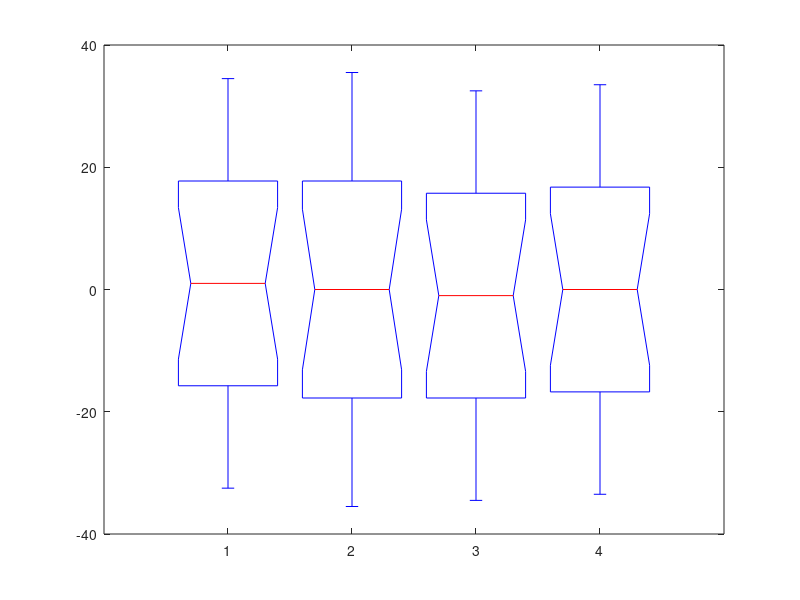

MATLAB code to generate this figure: (Note: this script raises an error after producing the figure.)
clear all
clc
%specify levels for each feature
%three features in total
newfName = 'uniqueF3_F1F2_3levels_Cattest_candidate';
F1_level = [10 15 20];
F2_level = [20 15 10];
New_level = [12 15 18];



F1_level_num = length(F1_level);
F2_level_num = length(F2_level);

mtr = ones(F2_level_num,F1_level_num);
start = F1_level_num;
step = [1,2,3];

total = [3,6,9];
%total = [3,5,7];%sum for each level
F3Set = 4;%2 train cat; 2 test cat; 2 memory test
%%%
F3 = 1:(sum(total)*F3Set);
for ii = 1:F3Set
    ff3(ii).orig = F3(ii:F3Set:end);
    ff3(ii).t(1).x = ff3(ii).orig(1:F3Set:end);
    ff3(ii).t(2).x = ff3(ii).orig(2:F3Set:end);
    ff3(ii).t(3).x = ff3(ii).orig(3:F3Set:end);
    ff3(ii).t(4).x = ff3(ii).orig(4:F3Set:end);
end

sets = [
    4,1,2,3;
    3,4,1,2;
    2,3,4,1];

%sets = sets(randperm(size(sets,1)),:);

for in = 1:size(sets,1)
    index = sets(in,:);
    ff3(1).orig(in:F3Set:end)=ff3(index(1)).t(in).x;
    ff3(2).orig(in:F3Set:end)=ff3(index(2)).t(in).x;
    ff3(3).orig(in:F3Set:end)=ff3(index(3)).t(in).x;
    ff3(4).orig(in:F3Set:end)=ff3(index(4)).t(in).x;
end

for ii = 1:F3Set
    testmtr(:,ii)=ff3(ii).orig';
end
anova1(testmtr)

close all
%F1:
for currLevel = 1:3%loop through each level -- all possible ways to sum up as total
    if sum(mtr(:,currLevel)) ~= total(currLevel)
        partitions_mtr = partitions(total(currLevel));
        
        f = 1;
        for irow = 1:size(partitions_mtr,1)
            row = partitions_mtr(irow,:);
            for ii = 1:size(row,2)
                if row(ii)>0
                    com(ii).row = repmat(ii,1,row(ii));
                end
            end
            
            if length([com(:).row])==F1_level_num
                partition_results(currLevel).mtr(f,:) = [com(:).row];
                f=f+1;
            end
            clear com row
        end
    end
end


%generate all possible mtrs
first = ones(1,3);
index = 1;
for l2 = 1:size(partition_results(2).mtr,1)
    second = partition_results(2).mtr(l2,:);
    for l3 = 1:size(partition_results(3).mtr,1)
        third = partition_results(3).mtr(l3,:);
        final(index).mtr = [first;second;third];
        index = index+1;
    end
end

%calculate best performance
c = 1;
for ifinal = 1:length(final)
    final(ifinal).sumrow = sum(final(ifinal).mtr);
    final(ifinal).sumcol = sum(final(ifinal).mtr,2);
    
    temp = flipud(fliplr(final(ifinal).mtr));%mtr for the other category
    totalnum = temp+final(ifinal).mtr;
    
    cat1prob = temp./totalnum;
    cat2prob = final(ifinal).mtr./totalnum;
    
    for irow = 1:size(cat1prob,1)
        for icol = 1:size(cat1prob,2)
            larger_prob(irow,icol) = max(cat1prob(irow,icol),cat2prob(irow,icol));
            larger_prob(irow,icol) = larger_prob(irow,icol)*totalnum(irow,icol);
        end
    end
    totalprob = sum(sum(larger_prob));
    final(ifinal).optimal = totalprob/sum(sum(totalnum));
    
    if isequal(final(ifinal).sumrow,total)
        candidate(c).mtrCatA = final(ifinal).mtr;
        candidate(c).mtrCatB = temp;
        candidate(c).optima_per = final(ifinal).optimal;
        c = c+1;
    end
    clear temp
end
%%%%%%%%%%%%%%%%%%%%%%%%%%%%%%%%%%%%%%%%%%%%%%%%%%%%%%%%%%%%%%%%%%%%%%%%%%%%
%generate parameter list
for c = 1:length(candidate)
    newdir = [newfName,num2str(c,'%02d')];
    if ~exist(newdir)
        mkdir(newdir)
        cd(newdir)
    else
        cd(newdir)
    end
    
    %% category feature
    %%category feature for training
    paramA = [];
    paramB = [];
    for irow = 1:size(candidate(c).mtrCatA,1)
        tempF2 = F2_level(irow);
        for icol = 1:size(candidate(c).mtrCatA,2)
            tempF1 = F1_level(icol); 
            temp = [tempF1 tempF2];
            paramA = [paramA; repmat(temp,candidate(c).mtrCatA(irow,icol),1)];
            paramB = [paramB; repmat(temp,candidate(c).mtrCatB(irow,icol),1)];
        end
    end
    
    %%object feature for training
    Atemp3 = ff3(3).orig;
    Atemp3 = Atemp3(randperm(length(Atemp3)))';
    candidate(c).paramA = [paramA Atemp3];%F3(randperm(size(temp2,1)));
    
    Btemp3 = ff3(4).orig;
    Btemp3 = Btemp3(randperm(length(Btemp3)))';
    candidate(c).paramB = [paramB Btemp3];
    
    candidate(c).param = [candidate(c).paramA;candidate(c).paramB];
    
    %%%%Category labels
    Catlabels = zeros(size(candidate(c).param,1),1);
    Catlabels(1:length(Atemp3))=1;
    
    candidate(c).paramlabels = [candidate(c).param Catlabels eye(size(Catlabels,1))];

    %%%Plot
    color1 = [0.9 0.4 0.4];%color for category A (red)
    color2 = [0.4 0.4 0.9]; % color for category B (blue)
    C = [];
    for ii = 1:size(candidate(c).paramA,1)
        C = [C; color1];
    end
    
    for ii = 1:size(candidate(c).paramB,1)
        C = [C; color2];
    end
    
    for ii = 10:10:100
        h=figure(1);scatter3(candidate(c).param(:,1),candidate(c).param(:,2),candidate(c).param(:,3),120,C,'fill')
        view(ii,30)
        title(['candidate ' num2str(c) ' optimal ' num2str(candidate(c).optima_per) ' stimuli dimension train ',num2str(ii,'%03d')])
        img_name = ['candidate' num2str(c) 'optimal' num2str(candidate(c).optima_per) 'stimuli_dimension_train',num2str(ii,'%03d'),'.jpg'];
        %saveas(h,img_name)
        pause
    end
    
    %% Testing
    %%category feature for testing
    newparamA = zeros(size(paramA));
    newparamB = zeros(size(paramB));
    
    for ii = 1:length(New_level)
      newparamA(find(paramA==F1_level(ii)))=New_level(ii);  
      newparamB(find(paramB==F1_level(ii)))=New_level(ii);  
    end
    
    %%object feature for testing
    Newtemp3A = ff3(1).orig;
    Newtemp3B = ff3(2).orig;
    
    NewparamA = [newparamA Newtemp3A(randperm(length(Newtemp3A)))'];
    NewparamB = [newparamB Newtemp3B(randperm(length(Newtemp3B)))'];
    
    
    candidate(c).NewparamA = NewparamA;
    candidate(c).NewparamB = NewparamB;
    candidate(c).Newparam = [NewparamA;NewparamB];
    
    
    NewCatlabels = zeros(size(candidate(c).Newparam,1),1);
    NewCatlabels(1:length(NewparamA))=1;
    
    candidate(c).Newparamlabels = [candidate(c).Newparam NewCatlabels eye(size(NewCatlabels,1))];
    
    
    %%%%%plot
    colorNew1 = [0.6 0.2 0.3];%color for category A (red)
    colorNew2 = [0.3 0.2 0.6]; % color for category B (blue)
    %C = [];
    for ii = 1:size(NewparamA,1)
        C = [C; colorNew1];
    end
    
    for ii = 1:size(NewparamB,1)
        C = [C; colorNew2];
    end
    
    %%% labels for train and test stimuli sets
    candidate(c).allparam = [candidate(c).param ones(size(candidate(c).param,1),1); candidate(c).Newparam zeros(size(candidate(c).Newparam,1),1)];
    
    %%%Plot
    for ii = 10:10:100
        h=figure(2);scatter3(candidate(c).allparam(:,1),candidate(c).allparam(:,2),candidate(c).allparam(:,3),120,C,'fill')
        view(ii,30)
        img_name = ['candidate ' num2str(c) ' optimal ' num2str(candidate(c).optima_per) ' stimuli_dimension_train_test_',num2str(ii,'%03d'),'.jpg'];
        %saveas(h,img_name)
        pause
    end%
    
    %% Saving parameters
    %     fname_train = ['candidate',num2str(c),'_optimal',num2str(round(candidate(c).optima_per,2)*100),'_stimuli_param_uniqueF3_train.csv'];
    %     save
    %     csvwrite(fname_train,candidate(c).paramlabels)
    
    %    fname_test = ['candidate',num2str(c),'_optimal',num2str(round(candidate(c).optima_per,2)*100),'_stimuli_param_uniqueF3_test.csv'];
    %     save
    %     csvwrite(fname_test,candidate(c).Newparamlabels)
    cd ../
end

save(newfName,'candidate')



